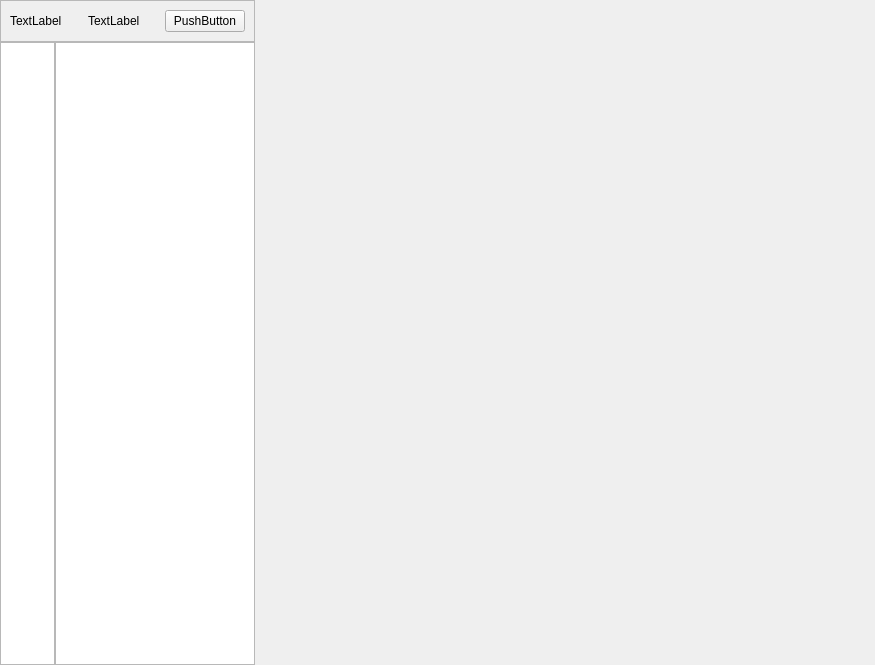
<?xml version="1.0" encoding="UTF-8"?>
<ui version="4.0">
 <class>MainWindow</class>
 <widget class="QMainWindow" name="MainWindow">
  <property name="geometry">
   <rect>
    <x>0</x>
    <y>0</y>
    <width>875</width>
    <height>665</height>
   </rect>
  </property>
  <property name="windowTitle">
   <string>MainWindow</string>
  </property>
  <widget class="QWidget" name="centralwidget">
   <layout class="QGridLayout" name="gridLayout">
    <property name="leftMargin">
     <number>0</number>
    </property>
    <property name="topMargin">
     <number>0</number>
    </property>
    <property name="rightMargin">
     <number>0</number>
    </property>
    <property name="bottomMargin">
     <number>0</number>
    </property>
    <property name="spacing">
     <number>0</number>
    </property>
    <item row="1" column="1">
     <widget class="QListWidget" name="listWidget">
      <property name="maximumSize">
       <size>
        <width>200</width>
        <height>16777215</height>
       </size>
      </property>
     </widget>
    </item>
    <item row="1" column="0">
     <widget class="QListWidget" name="listWidget_icon_only">
      <property name="maximumSize">
       <size>
        <width>55</width>
        <height>16777215</height>
       </size>
      </property>
     </widget>
    </item>
    <item row="0" column="0" colspan="2">
     <widget class="QFrame" name="title_frame">
      <property name="frameShape">
       <enum>QFrame::StyledPanel</enum>
      </property>
      <property name="frameShadow">
       <enum>QFrame::Raised</enum>
      </property>
      <layout class="QHBoxLayout" name="horizontalLayout">
       <item>
        <widget class="QLabel" name="title_icon">
         <property name="text">
          <string>TextLabel</string>
         </property>
        </widget>
       </item>
       <item>
        <widget class="QLabel" name="title_label">
         <property name="text">
          <string>TextLabel</string>
         </property>
        </widget>
       </item>
       <item>
        <widget class="QPushButton" name="menu_btn">
         <property name="text">
          <string>PushButton</string>
         </property>
        </widget>
       </item>
      </layout>
     </widget>
    </item>
    <item row="1" column="2">
     <widget class="QStackedWidget" name="stackedWidget">
      <property name="currentIndex">
       <number>0</number>
      </property>
      <widget class="QWidget" name="page"/>
      <widget class="QWidget" name="page_2"/>
     </widget>
    </item>
   </layout>
  </widget>
 </widget>
 <resources/>
 <connections/>
</ui>
